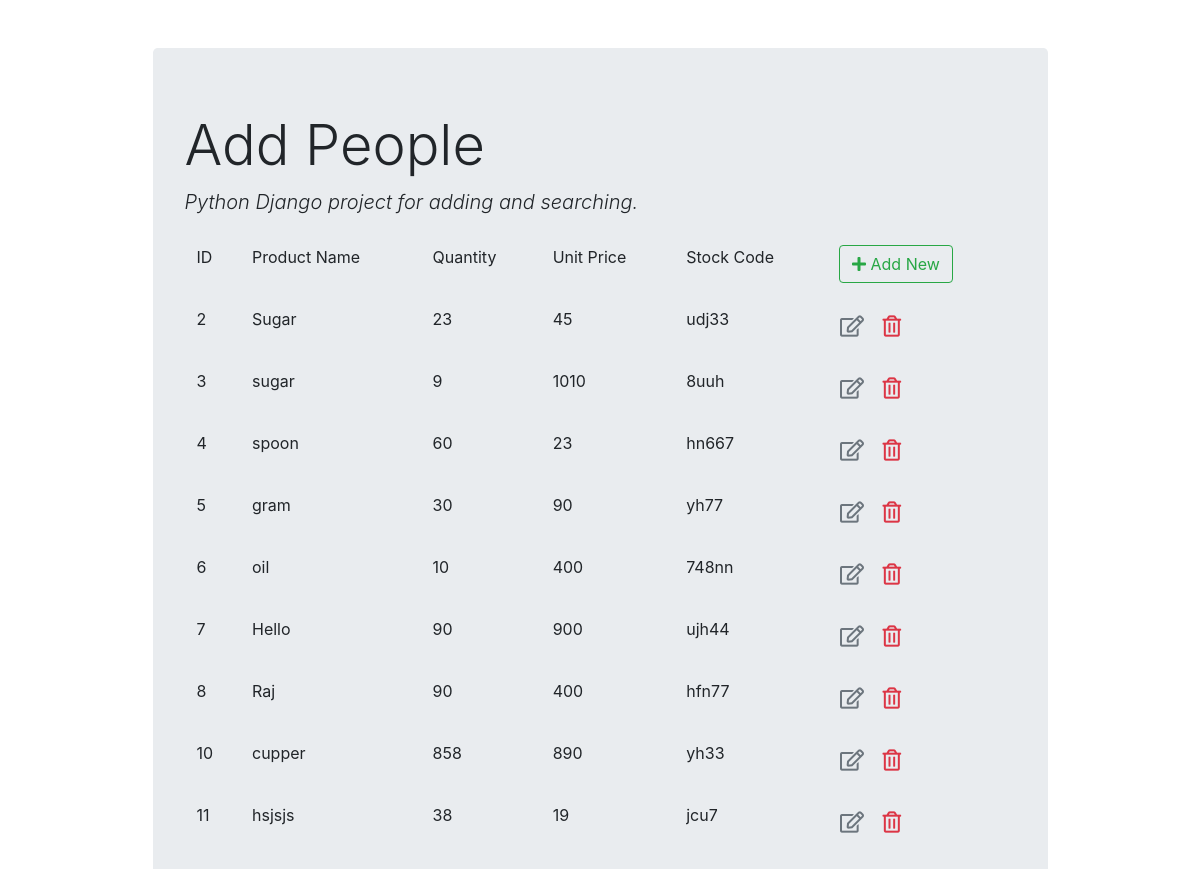
The page /product/list/ on the database its author committed.
### add_product/models.py (models this page shows)
class Product(models.Model):
    productName = models.CharField(max_length = 100)
    quantity = models.IntegerField()
    unitprice = models.IntegerField()
    stockcode = models.CharField(max_length = 10)

### add_product/views.py (the view)
# urls.py: path('list/', views.product_list, name = 'product_list') # get request to retrive and display all records
def product_list(request):
    context = {'product_list': Product.objects.all() }
    return render(request, "add_product/product_list.html", context)

### add_product/templates/add_product/product_list.html (shortened to what this page needs)
{% extends "add_product/base.html"%}
 {% block content %}
 <table class="table table-borderless">
    <thread class="border-bottom font-weight-bold">
        <tr>
            <td>ID</td>
            <td>Product Name</td>
            <td>Quantity</td>
            <td>Unit Price</td>
            <td>Stock Code</td>
            <td>
                <a href="{% url 'product_insert' %}" class="btn btn-outline-success">
                    <i class="fas fa-plus"> </i> Add New
                </a>
            </td>
        </tr>
    </thread>
    <tbody>
        {% for product in product_list %}
            <tr>
                <td>{{product.id}}</td>
                <td>{{product.productName}}</td>
                <td>{{product.quantity}}</td>
                <td>{{product.unitprice}}</td>
                <td>{{product.stockcode}}</td>
                <td>
                    <a href="{% url 'product_update' product.id %}" class="btn text-secondary px-0">
                        <i class="far fa-edit fa-lg"> </i>
                    </a>
                    <form action="{% url 'product_delete' product.id %}" method="post" class="d-inline">
                        <button type="submit" class="btn">
                            <i class="far fa-trash-alt fa-lg text-danger float-right"></i>
                        </button>
                    </form>
                </td>
            </tr>
        {% endfor %}
    </tbody>
</table>
 {% endblock content%}

### add_product/templates/add_product/base.html (shortened to what this page needs)
<!DOCTYPE html>
<html>
<head>
<link rel="stylesheet" href="https://cdn.jsdelivr.net/npm/bootstrap@4.5.3/dist/css/bootstrap.min.css">
<link rel="stylesheet" href="https://cdnjs.cloudflare.com/ajax/libs/font-awesome/5.15.1/css/all.min.css">
</head>
<body>
<div class="container">
    <div class="col-md-10 offset-md-1 mt-5">
        <div class="jumbotron">
            <h1 class="display-4">Add People</h1>
            <p class="lead font-italic" >Python Django project for adding and searching.</p>
             {% block content %}
             {% endblock content%}
        </div>
    </div>
</div>
</body>
</html>

### rows shown on the page
Product: id "2", productName "Sugar", quantity "23", unitprice "45", stockcode "udj33"
Product: id "3", productName "sugar", quantity "9", unitprice "1010", stockcode "8uuh"
Product: id "4", productName "spoon", quantity "60", unitprice "23", stockcode "hn667"
Product: id "5", productName "gram", quantity "30", unitprice "90", stockcode "yh77"
Product: id "6", productName "oil", quantity "10", unitprice "400", stockcode "748nn"
Product: id "7", productName "Hello", quantity "90", unitprice "900", stockcode "ujh44"
Product: id "8", productName "Raj", quantity "90", unitprice "400", stockcode "hfn77"
Product: id "10", productName "cupper", quantity "858", unitprice "890", stockcode "yh33"
Product: id "11", productName "hsjsjs", quantity "38", unitprice "19", stockcode "jcu7"
